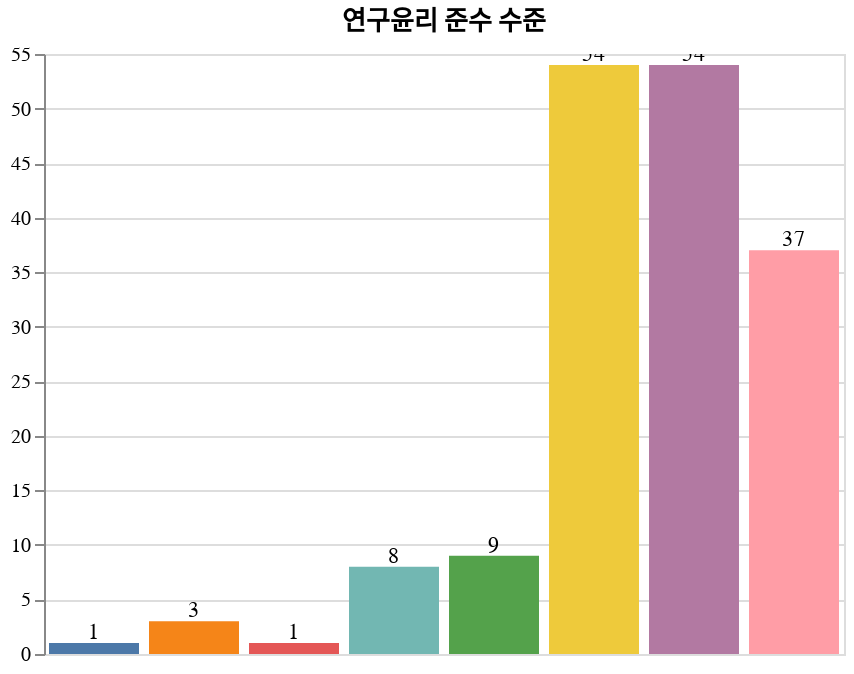

This figure's notebook cell:
### Code cell
# 
# 나. 연구자의 연구윤리 준수 수준 
# Research ethic compliance
# 
title = "연구윤리 준수 수준"
Compilance = df.select(pl.col("Q2").value_counts(sort=True)).unnest("Q2")

# draw table
degree = df.select(
    mean=pl.col("Q2").mean(),
    std=pl.col("Q2").std(),
    count=pl.col("Q2").count(),
)

print(degree)
degree.write_csv("figure/2/나_연구윤리_준수_수준.csv")

# visualization
bar = draw_bar_plot(Compilance, "Q2:N", "count:Q", title, None, legend=False)
bar.show()
bar.save("figure/2/나_연구윤리_준수_수준.svg")

### Figure 1 — Vega-Lite specification as saved in the notebook (floating-point values rounded to 4 significant figures)
{"config": {"view": {"continuousWidth": 300, "continuousHeight": 300}}, "layer": [{"mark": {"type": "bar"}, "encoding": {"color": {"field": "Q2", "legend": null, "title": null, "type": "nominal"}, "tooltip": [], "x": {"axis": null, "field": "Q2", "title": "연구윤리 준수 수준", "type": "nominal"}, "y": {"field": "count", "title": null, "type": "quantitative"}}, "name": "view_96", "title": "연구윤리 준수 수준"}, {"mark": {"type": "text", "align": "center", "baseline": "bottom"}, "encoding": {"color": {"value": "black"}, "text": {"field": "count", "type": "quantitative"}, "tooltip": [], "x": {"field": "Q2", "type": "nominal"}, "y": {"field": "count", "type": "quantitative"}}, "title": "연구윤리 준수 수준"}], "data": {"name": "data-52813858526e5f1941bdb5942f573d14"}, "params": [{"name": "param_202", "select": {"type": "interval", "encodings": ["x", "y"]}, "bind": "scales", "views": ["view_96"]}], "width": 400, "$schema": "https://vega.github.io/schema/vega-lite/v5.20.1.json", "datasets": {"data-52813858526e5f1941bdb5942f573d14": [{"Q2": 9, "count": 54}, {"Q2": 8, "count": 54}, {"Q2": 10, "count": 37}, {"Q2": 7, "count": 9}, {"Q2": 6, "count": 8}, {"Q2": 4, "count": 3}, {"Q2": 5, "count": 1}, {"Q2": 3, "count": 1}]}}
